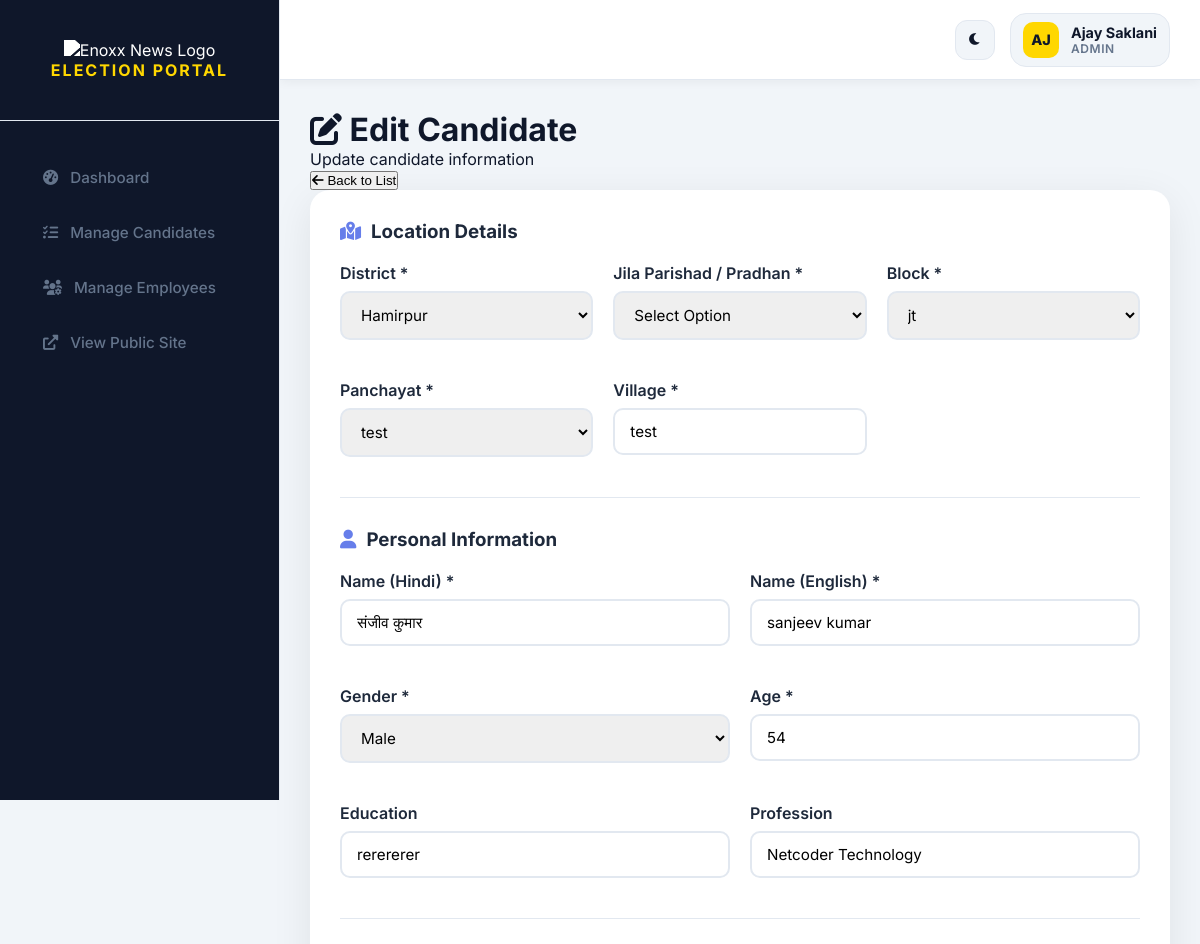
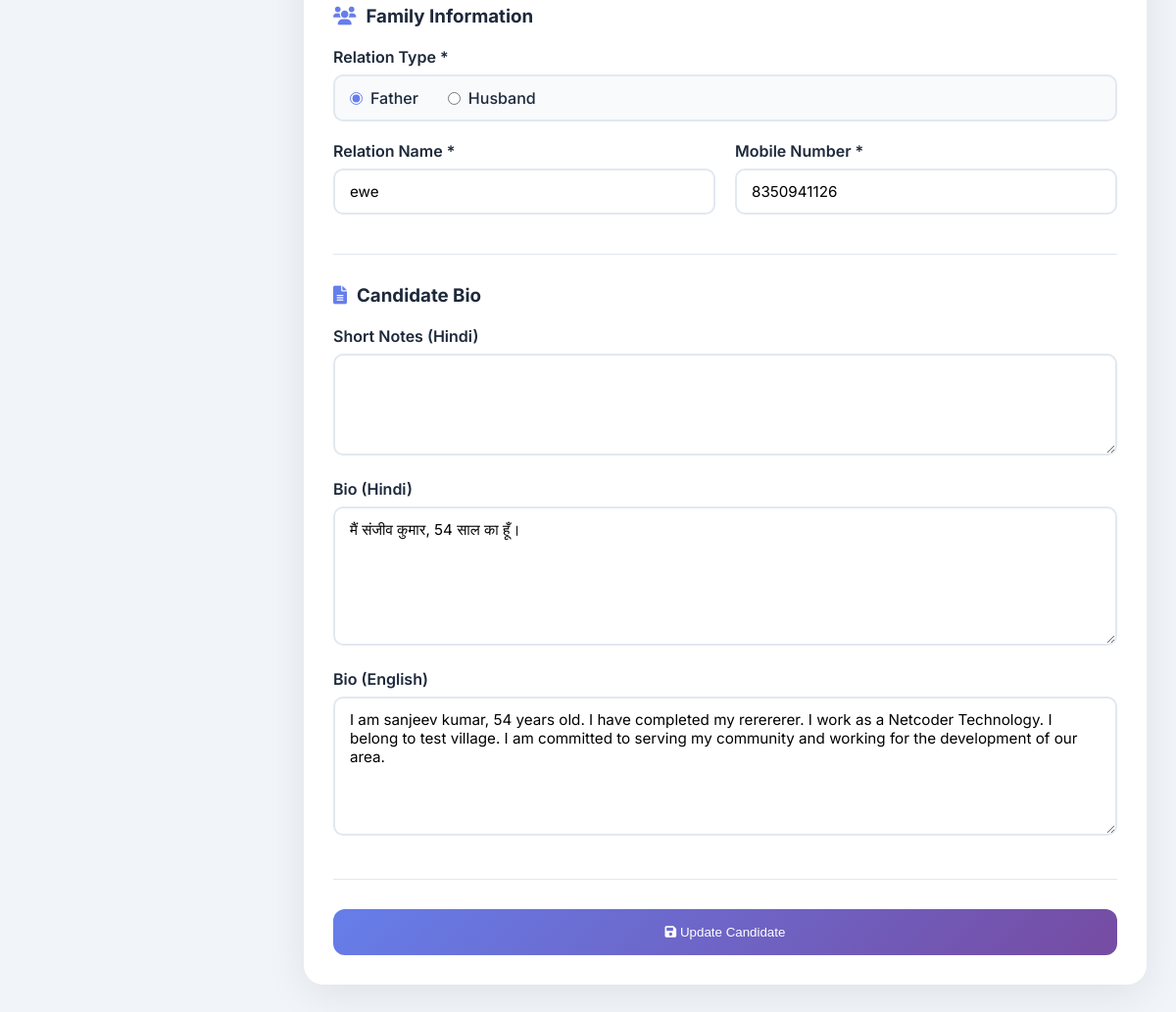
The app's page /admin/edit_candidate.php?id=46 (signed in) with its own data (2 pictures, top to bottom).
### tables this page shows
CREATE TABLE `candidates` (
  `id` int(11) NOT NULL,
  `candidate_unique_id` varchar(50) DEFAULT NULL,
  `candidate_id` varchar(50) NOT NULL,
  `district_id` int(11) NOT NULL,
  `representative_type_id` int(11) DEFAULT NULL,
  `jila_parishad_pradhan` enum('jila_parishad','pradhan') DEFAULT NULL,
  `jila_parishad_id` int(11) DEFAULT NULL,
  `block_id` int(11) DEFAULT NULL,
  `panchayat_id` int(11) DEFAULT NULL,
  `bdc_constituency_id` int(11) DEFAULT NULL,
  `zila_parishad_constituency_id` int(11) DEFAULT NULL,
  `village` varchar(100) NOT NULL,
  `village_hi` varchar(100) DEFAULT NULL,
  `candidate_name_hi` varchar(100) NOT NULL,
  `candidate_name_en` varchar(100) NOT NULL,
  `relation_type` enum('father','husband') NOT NULL,
  `relation_name` varchar(100) NOT NULL,
  `relation_name_hi` varchar(100) DEFAULT NULL,
  `gender` enum('Male','Female','Other') NOT NULL,
  `age` int(11) NOT NULL,
  `education` varchar(200) DEFAULT NULL,
  `education_hi` varchar(100) DEFAULT NULL,
  `profession` varchar(100) DEFAULT NULL,
  `profession_hi` varchar(100) DEFAULT NULL,
  `short_notes_en` text DEFAULT NULL,
  `short_notes_hi` text DEFAULT NULL,
  `bio_hi` text DEFAULT NULL,
  `bio_en` text DEFAULT NULL,
  `slug` varchar(500) NOT NULL,
  `photo_url` varchar(500) DEFAULT NULL,
  `video_message_url` varchar(500) DEFAULT NULL,
  `interview_video_url` varchar(500) DEFAULT NULL,
  `mobile_number` varchar(15) DEFAULT NULL,
  `whatsapp_number` varchar(15) DEFAULT NULL,
  `email` varchar(100) DEFAULT NULL,
  `facebook_url` varchar(500) DEFAULT NULL,
  `twitter_url` varchar(500) DEFAULT NULL,
  `instagram_url` varchar(500) DEFAULT NULL,
  `status` enum('contesting','leading','winner','runner_up','withdrawn') DEFAULT 'contesting',
  `approval_status` enum('pending','approved','rejected') DEFAULT 'pending',
  `views` int(11) DEFAULT 0,
  `featured` tinyint(1) DEFAULT 0,
  `created_at` timestamp NOT NULL DEFAULT current_timestamp(),
  `updated_at` timestamp NOT NULL DEFAULT current_timestamp() ON UPDATE current_timestamp(),
  `created_by` int(11) DEFAULT NULL,
  `whatsapp_verified` tinyint(1) DEFAULT 0,
  `photo_hidden` tinyint(1) DEFAULT 1,
  `verification_code` varchar(6) DEFAULT NULL,
  `verification_expiry` datetime DEFAULT NULL,
  `is_active` tinyint(1) DEFAULT 1,
  `transaction_id` varchar(100) DEFAULT NULL
);

CREATE TABLE `districts` (
  `id` int(11) NOT NULL,
  `district_name` varchar(100) NOT NULL,
  `district_name_hi` varchar(100) NOT NULL,
  `slug` varchar(100) NOT NULL,
  `description` text DEFAULT NULL,
  `meta_title` varchar(200) DEFAULT NULL,
  `meta_description` text DEFAULT NULL,
  `created_at` timestamp NOT NULL DEFAULT current_timestamp(),
  `updated_at` timestamp NOT NULL DEFAULT current_timestamp() ON UPDATE current_timestamp()
);

CREATE TABLE `blocks` (
  `id` int(11) NOT NULL,
  `district_id` int(11) NOT NULL,
  `jila_parishad_id` int(11) NOT NULL,
  `block_name` varchar(100) NOT NULL,
  `block_name_hi` varchar(100) NOT NULL,
  `jila_parishad_pradhan` enum('jila_parishad','pradhan') DEFAULT NULL,
  `slug` varchar(100) NOT NULL,
  `description` text DEFAULT NULL,
  `meta_title` varchar(200) DEFAULT NULL,
  `meta_description` text DEFAULT NULL,
  `created_at` timestamp NOT NULL DEFAULT current_timestamp(),
  `updated_at` timestamp NOT NULL DEFAULT current_timestamp() ON UPDATE current_timestamp()
);

CREATE TABLE `panchayats` (
  `id` int(11) NOT NULL,
  `block_id` int(11) NOT NULL,
  `panchayat_name` varchar(100) NOT NULL,
  `panchayat_name_hi` varchar(100) NOT NULL,
  `slug` varchar(100) NOT NULL,
  `status` enum('existing','proposed') DEFAULT 'existing',
  `description` text DEFAULT NULL,
  `meta_title` varchar(200) DEFAULT NULL,
  `meta_description` text DEFAULT NULL,
  `created_at` timestamp NOT NULL DEFAULT current_timestamp(),
  `updated_at` timestamp NOT NULL DEFAULT current_timestamp() ON UPDATE current_timestamp()
);

### admin/edit_candidate.php (the view, shortened to what this page needs)
<?php
require_once 'admin/config.php';
$candidateId = isset($_GET['id']) ? (int)$_GET['id'] : 0;
$stmt = $pdo->prepare("SELECT * FROM candidates WHERE id = ?");
$stmt->execute([$candidateId]);
$candidate = $stmt->fetch();
$districts = $pdo->query("SELECT * FROM districts ORDER BY district_name")->fetchAll();
$blocks = [];
if ($candidate['district_id']) {
    $stmt = $pdo->prepare("SELECT * FROM blocks WHERE district_id = ? ORDER BY block_name");
    $stmt->execute([$candidate['district_id']]);
    $blocks = $stmt->fetchAll();
}
$panchayats = [];
if ($candidate['block_id']) {
    $stmt = $pdo->prepare("SELECT * FROM panchayats WHERE block_id = ? ORDER BY panchayat_name");
    $stmt->execute([$candidate['block_id']]);
    $panchayats = $stmt->fetchAll();
}
include 'admin/includes/header.php';
?>
<div class="page-header">
    <div class="page-title">
        <h1><i class="fas fa-edit"></i> Edit Candidate</h1>
        <p>Update candidate information</p>
    </div>
    <div class="page-actions">
        <button class="btn btn-outline" onclick="window.location.href='candidates_list.php'">
            <i class="fas fa-arrow-left"></i> Back to List
        </button>
    </div>
</div>
<div class="form-card">
    <form method="POST" action="" id="editForm">
        <div class="location-section">
            <h3><i class="fas fa-map-marked-alt"></i> Location Details</h3>
            <div class="location-grid">
                <div class="form-group">
                    <label>District *</label>
                    <select name="district_id" id="district" required>
                        <?php foreach ($districts as $district): ?>
                            <option value="<?php echo $district['id']; ?>" <?php echo $candidate['district_id'] == $district['id'] ? 'selected' : ''; ?>>
                                <?php echo htmlspecialchars($district['district_name']); ?>
                            </option>
                        <?php endforeach; ?>
                    </select>
                </div>
                <div class="form-group">
                    <label>Jila Parishad / Pradhan *</label>
                    <select name="jila_parishad_pradhan" required>
                        <option value="">Select Option</option>
                    </select>
                </div>
                <div class="form-group">
                    <label>Block *</label>
                    <select name="block_id" id="block" required>
                        <?php foreach ($blocks as $block): ?>
                            <option value="<?php echo $block['id']; ?>" <?php echo $candidate['block_id'] == $block['id'] ? 'selected' : ''; ?>>
                                <?php echo htmlspecialchars($block['block_name']); ?>
                            </option>
                        <?php endforeach; ?>
                    </select>
                </div>
                <div class="form-group">
                    <label>Panchayat *</label>
                    <select name="panchayat_id" id="panchayat" required>
                        <?php foreach ($panchayats as $panchayat): ?>
                            <option value="<?php echo $panchayat['id']; ?>" <?php echo $candidate['panchayat_id'] == $panchayat['id'] ? 'selected' : ''; ?>>
                                <?php echo htmlspecialchars($panchayat['panchayat_name']); ?>
                            </option>
                        <?php endforeach; ?>
                    </select>
                </div>
                <div class="form-group">
                    <label>Village *</label>
                    <input type="text" name="village" value="<?php echo htmlspecialchars($candidate['village']); ?>" required>
                </div>
            </div>
        </div>
        <div class="personal-section">
            <h3><i class="fas fa-user"></i> Personal Information</h3>
            <div class="form-grid">
                <div class="form-group">
                    <label>Name (Hindi) *</label>
                    <input type="text" name="candidate_name_hi" value="<?php echo htmlspecialchars($candidate['candidate_name_hi']); ?>" required>
                </div>
                <div class="form-group">
                    <label>Name (English) *</label>
                    <input type="text" name="candidate_name_en" value="<?php echo htmlspecialchars($candidate['candidate_name_en']); ?>" required>
                </div>
                <div class="form-group">
                    <label>Gender *</label>
                    <select name="gender" required>
                        <option value="Male" <?php echo $candidate['gender'] == 'Male' ? 'selected' : ''; ?>>Male</option>
                    </select>
                </div>
                <div class="form-group">
                    <label>Age *</label>
                    <input type="number" name="age" value="<?php echo $candidate['age']; ?>" required min="21" max="100">
                </div>
                <div class="form-group">
                    <label>Education</label>
                    <input type="text" name="education" value="<?php echo htmlspecialchars($candidate['education']); ?>">
                </div>
                <div class="form-group">
                    <label>Profession</label>
                    <input type="text" name="profession" value="<?php echo htmlspecialchars($candidate['profession']); ?>">
                </div>
            </div>
        </div>
        <div class="family-section">
            <h3><i class="fas fa-users"></i> Family Information</h3>
            <div class="form-group">
                <label>Relation Type *</label>
                <div class="radio-group">
                    <label>
                        <input type="radio" name="relation_type" value="father" <?php echo $candidate['relation_type'] == 'father' ? 'checked' : ''; ?>>
                        Father
                    </label>
                    <label>
                        <input type="radio" name="relation_type" value="husband" <?php echo $candidate['relation_type'] == 'husband' ? 'checked' : ''; ?>>
                        Husband
                    </label>
                </div>
            </div>
            <div class="form-grid">
                <div class="form-group">
                    <label>Relation Name *</label>
                    <input type="text" name="relation_name" value="<?php echo htmlspecialchars($candidate['relation_name']); ?>" required>
                </div>
                <div class="form-group">
                    <label>Mobile Number *</label>
                    <input type="tel" name="mobile_number" value="<?php echo htmlspecialchars($candidate['mobile_number']); ?>" required pattern="[0-9]{10}" maxlength="10">
                </div>
            </div>
        </div>
        <div class="bio-section">
            <h3><i class="fas fa-file-alt"></i> Candidate Bio</h3>
            <div class="form-group">
                <label>Short Notes (Hindi)</label>
                <textarea name="short_notes_hi" rows="4"><?php echo htmlspecialchars($candidate['short_notes_hi']); ?></textarea>
            </div>
            <div class="form-group">
                <label>Bio (Hindi)</label>
                <textarea name="bio_hi" rows="6"><?php echo htmlspecialchars($candidate['bio_hi']); ?></textarea>
            </div>
            <div class="form-group">
                <label>Bio (English)</label>
                <textarea name="bio_en" rows="6"><?php echo htmlspecialchars($candidate['bio_en']); ?></textarea>
            </div>
        </div>
        <button type="submit" class="btn-submit">
            <i class="fas fa-save"></i> Update Candidate
        </button>
    </form>
</div>

### admin/includes/header.php (style rules this page uses)
* { margin: 0; padding: 0; box-sizing: border-box; }
:root { --primary: #FFD700; --primary-dark: #E6C200; --secondary: #0F172A; --success: #10b981; --danger: #ef4444; --warning: #f59e0b; --dark: #0F172A; --light: #F8FAFC; --gray: #64748B; --border: #E2E8F0; --sidebar-width: 280px; --header-height: 80px; --bg-main: #F1F5F9; --bg-card: #FFFFFF; --bg-sidebar: #0F172A; --text-main: #0F172A; --text-muted: #64748B; --card-shadow: 0 10px 40px rgba(0,0,0,0.04); --transition: all 0.4s cubic-bezier(0.4, 0, 0.2, 1); }
body { font-family: 'Inter', sans-serif; background: var(--bg-main); color: var(--text-main); min-height: 100vh; display: flex; transition: var(--transition); }

### admin/edit_candidate.php (style rules this page uses)
.form-card { background: white; border-radius: 20px; padding: 30px; box-shadow: 0 10px 40px rgba(0,0,0,0.08); }
.location-section, .personal-section, .family-section, .bio-section { margin-bottom: 30px; padding-bottom: 20px; border-bottom: 1px solid #e2e8f0; }
.location-section h3, .personal-section h3, .family-section h3, .bio-section h3 { color: #1e293b; margin-bottom: 20px; display: flex; align-items: center; gap: 10px; }
.location-section h3 i, .personal-section h3 i, .family-section h3 i, .bio-section h3 i { color: #667eea; }
.location-grid { display: grid; grid-template-columns: repeat(auto-fit, minmax(250px, 1fr)); gap: 20px; }
.form-grid { display: grid; grid-template-columns: repeat(2, 1fr); gap: 20px; }
.form-group { margin-bottom: 20px; }
.form-group label { display: block; margin-bottom: 8px; font-weight: 600; color: #1e293b; }
.form-group input, .form-group select, .form-group textarea { width: 100%; padding: 12px 15px; border: 2px solid #e2e8f0; border-radius: 10px; font-size: 0.95em; transition: all 0.3s; font-family: 'Inter', sans-serif; }
.radio-group { display: flex; gap: 30px; padding: 12px 15px; background: #f8fafc; border: 2px solid #e2e8f0; border-radius: 10px; }
.radio-group label { display: flex; align-items: center; gap: 8px; font-weight: 500; margin: 0; cursor: pointer; }
.radio-group input[type="radio"] { width: auto; accent-color: #667eea; }
.btn-submit { width: 100%; padding: 16px; background: linear-gradient(135deg, #667eea, #764ba2); color: white; border: none; border-radius: 12px; fon }

### records on screen
candidates: district_id "Hamirpur", block_id "jt", panchayat_id "test", village "test", candidate_name_hi "संजीव कुमार", candidate_name_en "sanjeev kumar", gender "Male", age "54", education "rerererer", profession "Netcoder Technology", relation_type "☑ Father", relation_type "☐ Husband", relation_name "ewe", mobile_number "8350941126", bio_hi "मैं संजीव कुमार, 54 साल का हूँ।", bio_en "I am sanjeev kumar, 54 years old. I have completed my rerererer. I work as a Netcoder Technology. I belong to test village. I am committed to serving my community and working for the development of our area."

### other values on screen
$_SESSION['full_name'] "Ajay Saklani"
$_SESSION['user_type'] "ADMIN"
